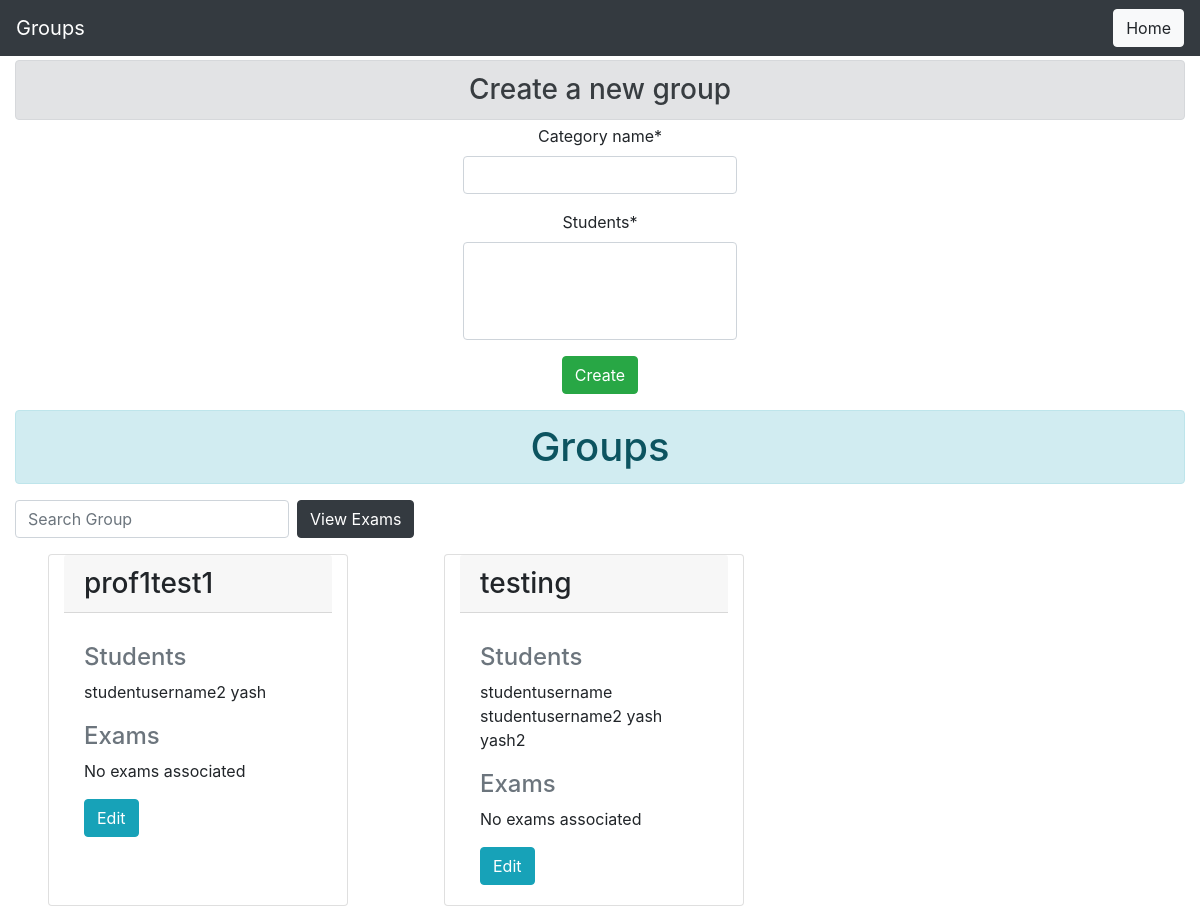
/prof/profusername/viewgroups (signed in), run on an earlier commit of the app's database.
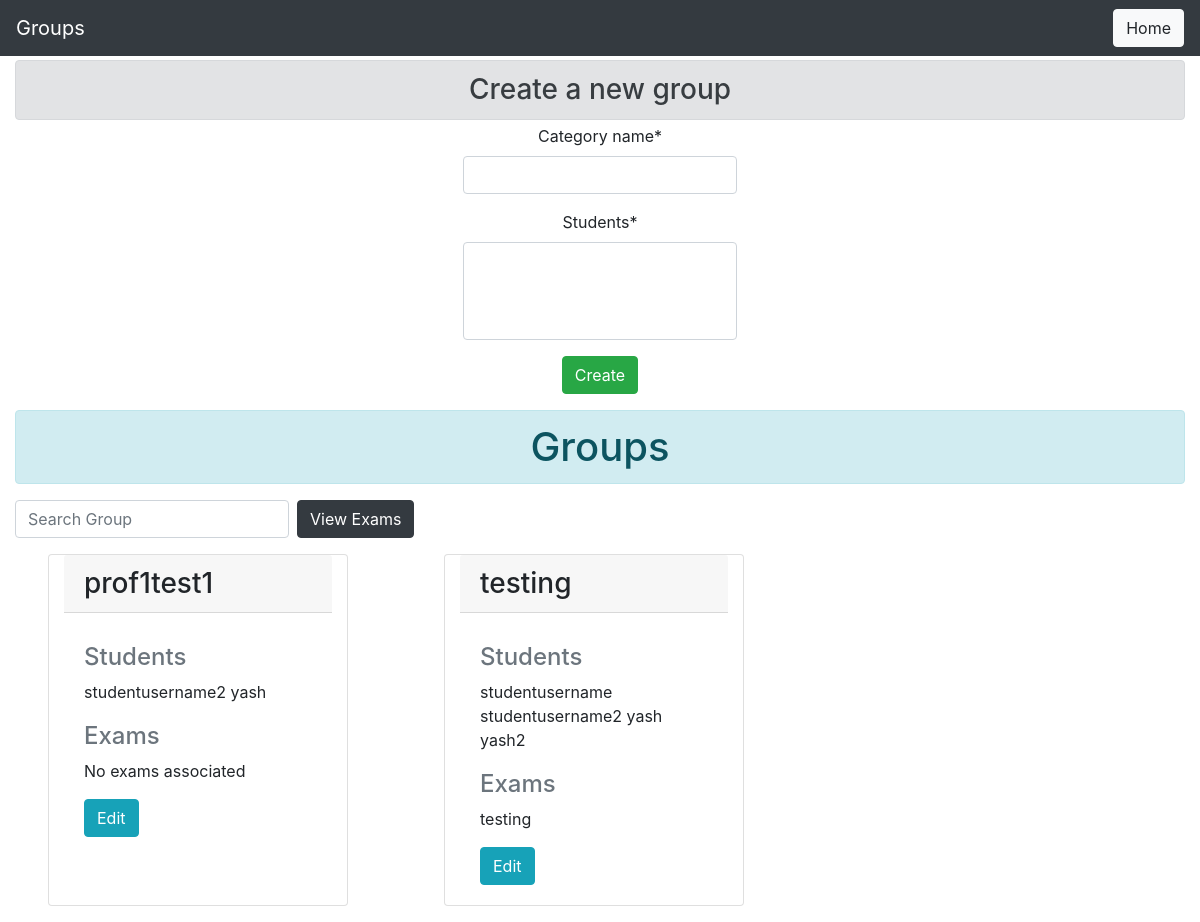
And on a later commit of the database.
### main/models.py (models this page shows, shortened)
class Special_Students(models.Model):
    professor = models.ForeignKey(User, limit_choices_to={
                                  'groups__name': "Professor"}, on_delete=models.CASCADE)
    category_name = models.CharField(max_length=10)
    students = models.ManyToManyField(User, limit_choices_to={'groups__name': "Stud"}, related_name='group')

class Exam_Model(models.Model):
    professor = models.ForeignKey(User, limit_choices_to={
                                  'groups__name': "Professor"}, on_delete=models.CASCADE)
    name = models.CharField(max_length=50)
    total_marks = models.IntegerField()
    duration = models.IntegerField()
    question_paper = models.ForeignKey(
        Question_Paper, on_delete=models.CASCADE, related_name='exam')
    student_group = models.ManyToManyField(Special_Students, related_name='exam')

### prof/views/group.py (the view, shortened to what this page needs)
def create_student_group(request, prof_username):
    prof = User.objects.get(username=prof_username)
    if request.user == prof:
        return render(request, 'prof/group/addview_groups.html', {
            'special_students_db': Special_Students.objects.filter(professor=prof), 'prof': prof ,
            'groupForm': Group_Form()
        })
    else:
        return HttpResponseForbidden("You are not allowed to view this page. Please change url to original values to return.")

### main/models.py
class Group_Form(ModelForm):
    class Meta:
        model = Special_Students
        fields = '__all__'
        exclude = ['professor']

### prof/templates/prof/group/addview_groups.html (shortened to what this page needs)
{% load crispy_forms_tags %}
{% load static %}
<!DOCTYPE html>
<html lang="en">
<head>
    <link rel="stylesheet" href="https://maxcdn.bootstrapcdn.com/bootstrap/4.2.1/css/bootstrap.min.css">
    <link rel="stylesheet" href="https://stackpath.bootstrapcdn.com/font-awesome/4.7.0/css/font-awesome.min.css">
</head>
<body>
    <nav class="navbar bg-dark navbar-dark">
        <a class="navbar-brand" href="#">Groups</a>
        <a href="{% url 'prof:index' prof.username %}" class="btn btn-light">Home</a>
    </nav>
    <div class="container-fluid">
        <h3 class="alert alert-secondary my-1" align="center">Create a new group</h3>
        <div align='center' id="create_group">
            <div class="container d-flex h-100 row justify-content-center col-20">
                <form align='center' method="POST">
                    {{ groupForm|crispy }}
                    <input class="btn btn-success" type="submit" value="Create">
                </form>
            </div>
        </div>
        <div id='groups'>
            <h1 class="alert alert-info my-3" align="center">Groups</h1>
            <form class="form-inline my-2 my-lg-0">
                <input id="searchGroup" class="form-control mr-sm-2" type="search" placeholder="Search Group"
                    aria-label="Search">
                    <a class="btn btn-dark" href="{% url 'prof:view_exams' prof.username %}" target="_blank">View Exams</a>
            </form>
            <div class="row">
                {% for group in special_students_db %}
                <div class="card my-3 mx-5 col-sm-3">
                    <h3 class="card-header">{{ group.category_name }}</h3>
                    <div class="card-body">
                        <p class="card-text">
                            <h4 class="card-subtitle mb-2 text-muted">Students</h4>
                            {% for stud in group.students.all %}
                            {{stud.username}}
                            {% endfor %}
                            <br><br>
                            <h4 class="card-subtitle mb-2 text-muted">Exams</h4>
                            {% for exam in group.exam.all %}
                                {{ exam.name }}
                                {% empty %}
                                    No exams associated
                            {% endfor %}
                        </p>
                        <a href="{% url 'prof:edit_group' prof.username group.id %}"
                            class="card-link btn btn-info">Edit</a>
                    </div>
                </div>
                {% empty %}
                <h3>No groups</h3>
                {% endfor %}
            </div>
        </div>
    </div>
</body>
</html>

What changed in the data, as far as the page shows it:
shown differently, row unchanged: Special_Students "testing": no longer shows "No exams associated"
added Exam_Model: name "testing", shown under Special_Students "testing"
